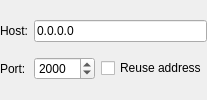
                    <widget class="QWidget" name="pageUdpTcp">
                     <layout class="QGridLayout" name="gridLayout_2" columnstretch="1,2,2">
                      <property name="leftMargin">
                       <number>0</number>
                      </property>
                      <property name="rightMargin">
                       <number>0</number>
                      </property>
                      <item row="0" column="0">
                       <widget class="QLabel" name="label_17">
                        <property name="text">
                         <string>Host:</string>
                        </property>
                       </widget>
                      </item>
                      <item row="1" column="0">
                       <widget class="QLabel" name="label_18">
                        <property name="text">
                         <string>Port:</string>
                        </property>
                       </widget>
                      </item>
                      <item row="1" column="1">
                       <widget class="QSpinBox" name="spinBoxProviderPort">
                        <property name="minimum">
                         <number>1</number>
                        </property>
                        <property name="maximum">
                         <number>65535</number>
                        </property>
                        <property name="value">
                         <number>2000</number>
                        </property>
                       </widget>
                      </item>
                      <item row="1" column="2">
                       <widget class="QCheckBox" name="checkBoxReuseAddr">
                        <property name="text">
                         <string>Reuse address</string>
                        </property>
                       </widget>
                      </item>
                      <item row="0" column="1" colspan="2">
                       <widget class="QLineEdit" name="lineEditProviderHostName">
                        <property name="text">
                         <string>0.0.0.0</string>
                        </property>
                       </widget>
                      </item>
                     </layout>
                    </widget>
